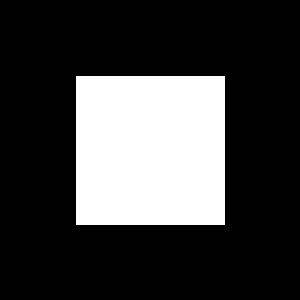
Frame 1 (no input)
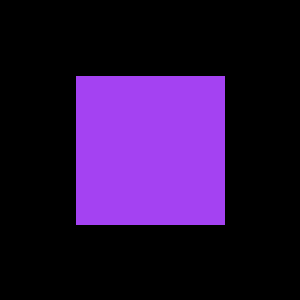
Frame 60 (the mouse pressed at the canvas centre just before this capture)
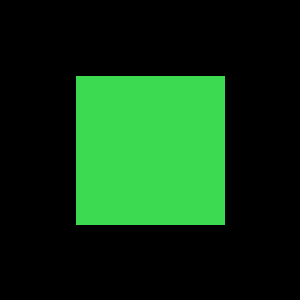
Frame 120 (the mouse held since frame 60 and released just before this capture)

The Processing sketch that drew these frames (run headless with seeded random() and noise(); from frame 60 on, the mouse is pressed at the canvas centre):

// Processing sketch: time_intervals
// ── time_intervals.pde
/* Control animation speed with millis()
 *
 * author: Spencer Mathews, derived from Jiayi Young "millis"
 * date: 5/2017
 * tags: #conditionals #animation #techniques
 */

int interval = 1000;  // interval in milliseconds
int lastTime;  // records last time event occured

void setup() {
  size(300, 300);
}

void draw() {
  background(0);
  
  int currentTime = millis();
  
  if (currentTime - lastTime > interval) {
    fill(random(255), random(255), random(255));
    lastTime = millis(); //record time when fill happened
  }

  rect(75, 75, 150, 150);
}
